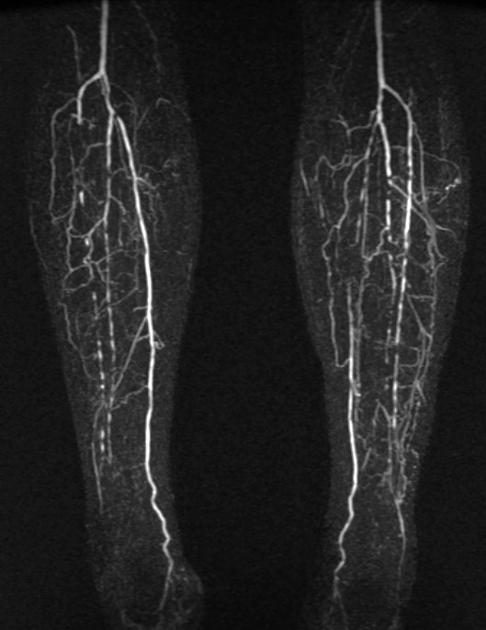
#> input picture resource/HW1_img/Prob5_img.tif, 486 x 630 px, found by its file name
$ python 5d_gamma.py
#> lines starting #> are read from the running program, lines starting #| are printed output that depends on the picture
import cv2
import numpy as np
import matplotlib.pyplot as plt

# 1. 读取灰度图像
image_path = "./resource/HW1_img/Prob5_img.tif"
original_img = cv2.imread(image_path, cv2.IMREAD_GRAYSCALE)
#> original_img is the input picture: shape (630, 486); min 0, max 255, mean 34.9

# 检查图像是否读取成功
if original_img is None:
    raise FileNotFoundError(f"无法读取图像文件：{image_path}")


# 2. 定义伽马变换核心函数
def gamma_transformation(img, gamma):
#> called with gamma = 0.4
    img_normalized = img / 255.0
    gamma_img = np.power(img_normalized, gamma)
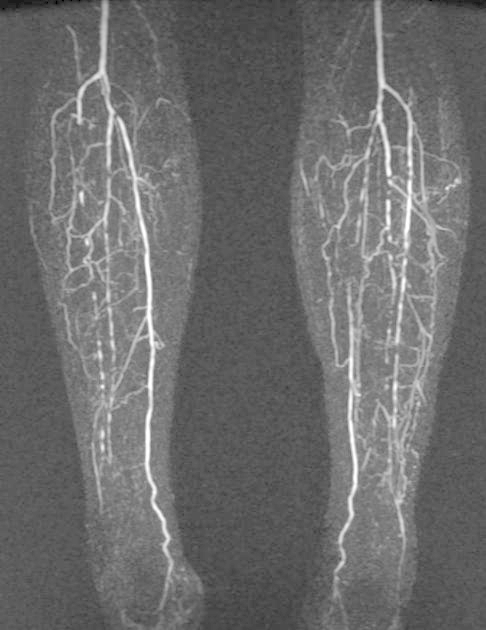
#> gamma_img: shape (630, 486) float64; min 0, max 1, mean 0.428
    gamma_img = (gamma_img * 255).astype(np.uint8)
    return gamma_img


# 3. 设置3组伽马值
gamma_list = [0.4, 1.0, 2.5]
transformed_results = [gamma_transformation(original_img, g) for g in gamma_list]
#> call 3 of gamma_transformation, with gamma = 2.5
#> in gamma_transformation (call 3), `gamma_img = np.power(img_normalized, gamma)`:
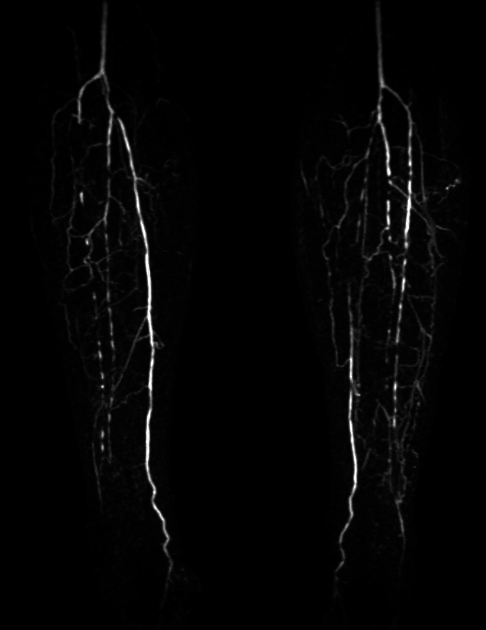
#> gamma_img: shape (630, 486) float64; min 0, max 1, mean 0.0185
#> transformed_results = 3 items

# 4. 可视化： 4行2列
plt.figure(figsize=(16, 9))

# 循环绘制3组伽马变换结果（索引正常，无越界）
for idx, (gamma, img) in enumerate(zip(gamma_list, transformed_results)):
    # 变换后图像
    plt.subplot(4, 2, 2 * idx + 1)
    plt.imshow(img, cmap="gray")
    plt.title(f"Transformed Image (Gamma = {gamma})")
    plt.axis("off")

    # 对应直方图
    plt.subplot(4, 2, 2 * idx + 2)
    plt.hist(img.ravel(), bins=256, range=[0, 255], color="gray")
    plt.title(f"Histogram (Gamma = {gamma})")
    plt.xlabel("Gray Level (0-255)")
    plt.ylabel("Pixel Count")
#> this loop made 3 passes
#> gamma on passes 1 to 3: 0.4, 1, 2.5

plt.tight_layout()
plt.show()
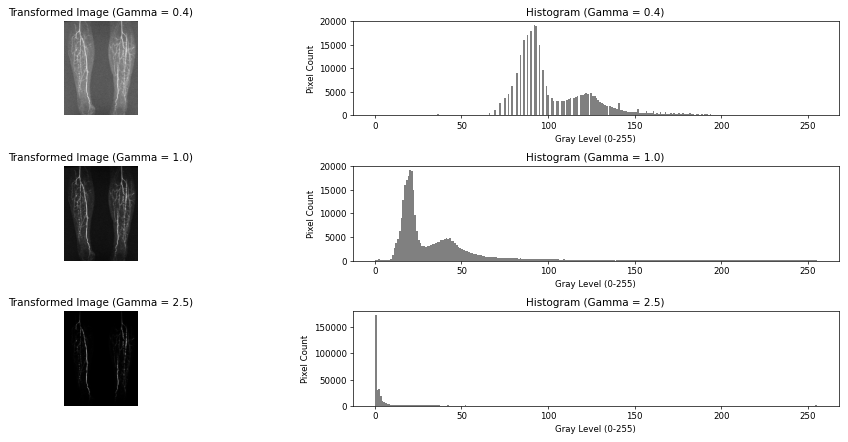
#> figure drawn by matplotlib, 6 panels; panel 2: tallest bar 19079 high, from x = 91.64 to 92.64; panel 4: tallest bar 19079 high, from x = 19.92 to 20.92; panel 6: tallest bar 172929 high, from x = 0 to 0.996
